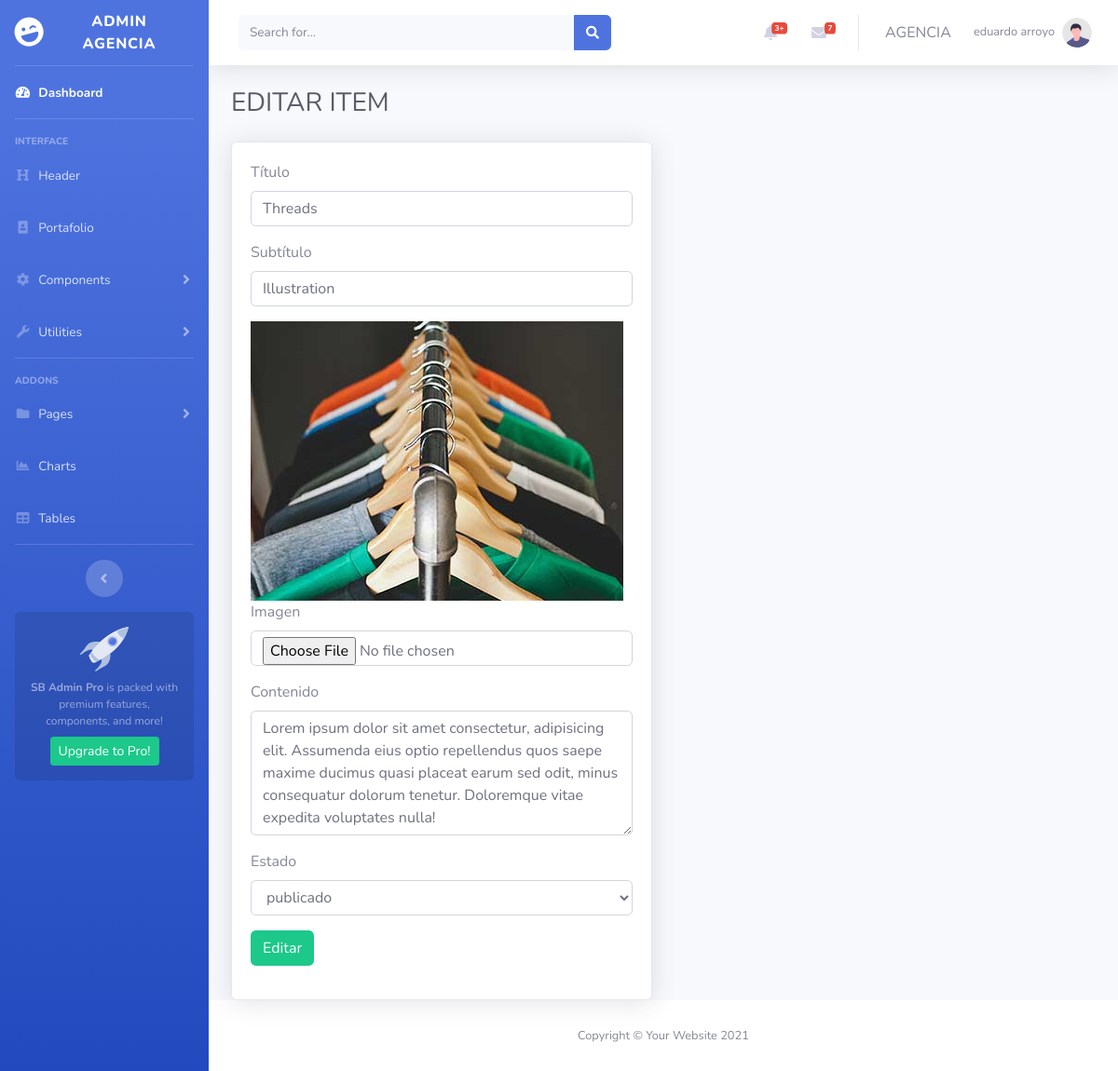
The app's page /admin/index.php?portafolio_edit=1 (signed in), older data.
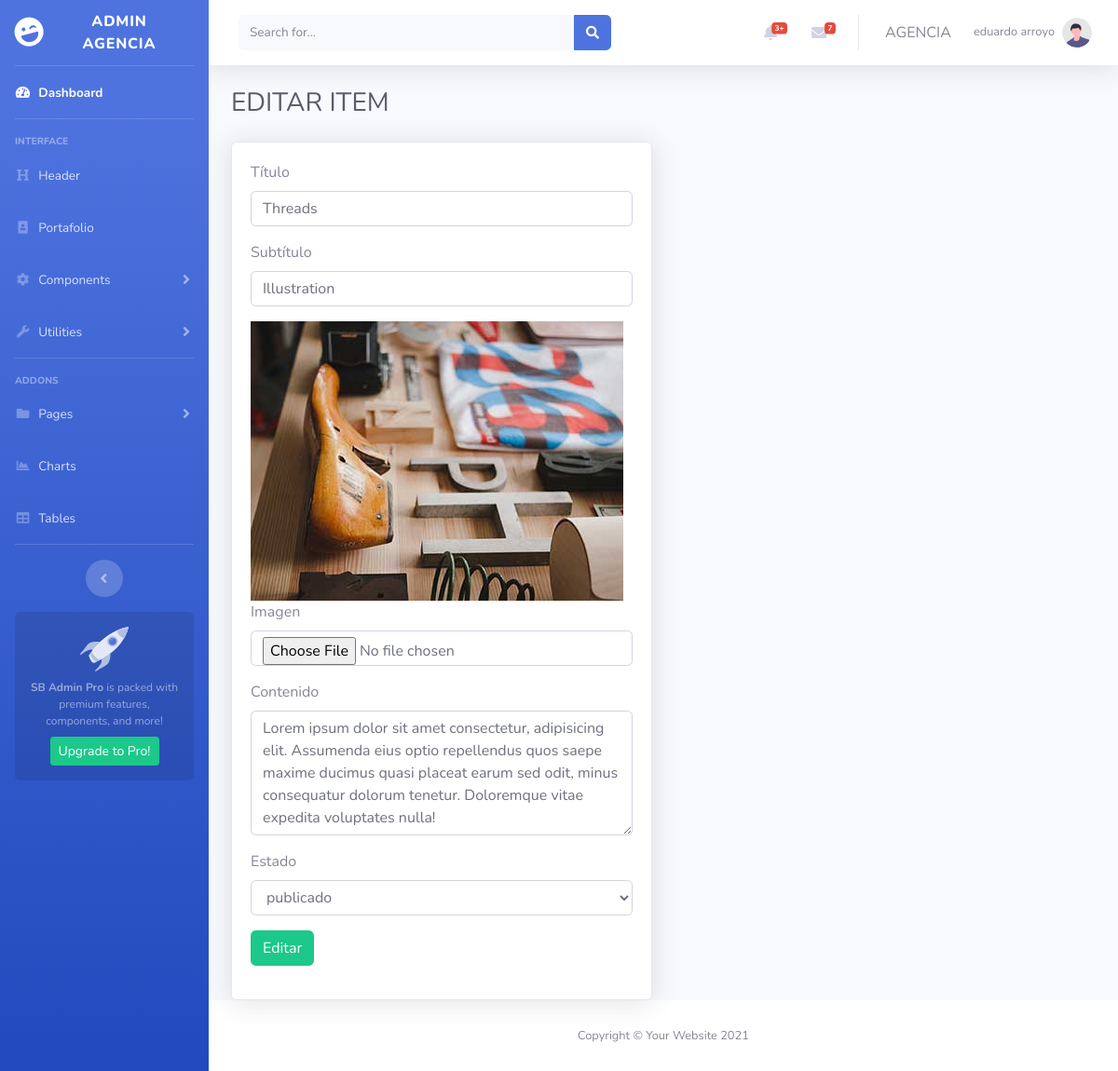
The same page, newer data.
### tables this page shows
CREATE TABLE `portafolio` (
  `port_id` int(10) UNSIGNED NOT NULL,
  `port_titulo` varchar(20) NOT NULL,
  `port_subtitulo` varchar(20) NOT NULL,
  `port_img` text NOT NULL,
  `port_contenido` text NOT NULL,
  `port_fecha` date NOT NULL,
  `port_user_id` int(11) NOT NULL,
  `port_status` varchar(20) DEFAULT NULL,
  `port_vistas` int(11) DEFAULT 0
);

### resources/controllers/helpers.php (called while the page is built, shortened)
<?php
    function query($consulta){
        global $conexion;
        return mysqli_query($conexion, $consulta);
    }
    function fetch_array($query){
        return mysqli_fetch_array($query);
    }
    function limpiar_string($str){
        global $conexion;
        return mysqli_real_escape_string($conexion, $str);
    }
    function get_data_anyTable($tabla, $campo, $id){
        $query = query("SELECT * FROM {$tabla} WHERE {$campo} = {$id}");
        return fetch_array($query);
    }
            ?>

### resources/views/back/portafolio_edit.php (the view, shortened to what this page needs)
<div class="container-fluid">
    <div class="d-sm-flex align-items-center justify-content-between mb-4">
        <h1 class="h3 mb-0 text-gray-800">EDITAR ITEM</h1>
    </div>
    <div class="row">
        <div class="col-md-6">
            <div class="card shadow">
                <div class="card-body">
                    <?php
                        if(isset($_GET['portafolio_edit'])){
                            $id = limpiar_string(trim($_GET['portafolio_edit']));
                            $fila = get_data_anyTable('portafolio', 'port_id', $id);
                        }
                    ?>
                    <form method="post" enctype="multipart/form-data">
                        <div class="form-group">
                            <label for="port_titulo">Título</label>
                            <input type="text" class="form-control" name="port_titulo" id="port_titulo" value="<?php echo $fila['port_titulo']; ?>">
                        </div>
                        <div class="form-group">
                            <label for="port_subtitulo">Subtítulo</label>
                            <input type="text" class="form-control" name="port_subtitulo" id="port_subtitulo" value="<?php echo $fila['port_subtitulo']; ?>">
                        </div>
                        <div class="form-group">
                            <div>
                                <img src="../img/portafolio/<?php echo $fila['port_img']; ?>" alt="">
                            </div>
                            <label for="port_img">Imagen</label>
                            <input type="file" class="form-control" name="port_img" id="port_img">
                        </div>
                        <div class="form-group">
                            <label for="port_contenido">Contenido</label>
                            <textarea name="port_contenido" id="port_contenido" cols="30" rows="5" class="form-control"><?php echo $fila['port_contenido']; ?></textarea>
                        </div>
                        <div class="form-group">
                            <label for="port_status">Estado</label>
                            <select name="port_status" id="port_status" class="form-control">
                                <option value="<?php echo $fila['port_status']; ?>"><?php echo $fila['port_status']; ?></option>
                            </select>
                        </div>
                        <div class="form-group">
                            <input type="submit" value="Editar" name="editar" class="btn btn-success">
                        </div>
                    </form>
                </div>
            </div>
        </div>
    </div>
</div>

Row changes from the older to the newer data that the page shows:
changed portafolio "Threads": port_img: a different picture
